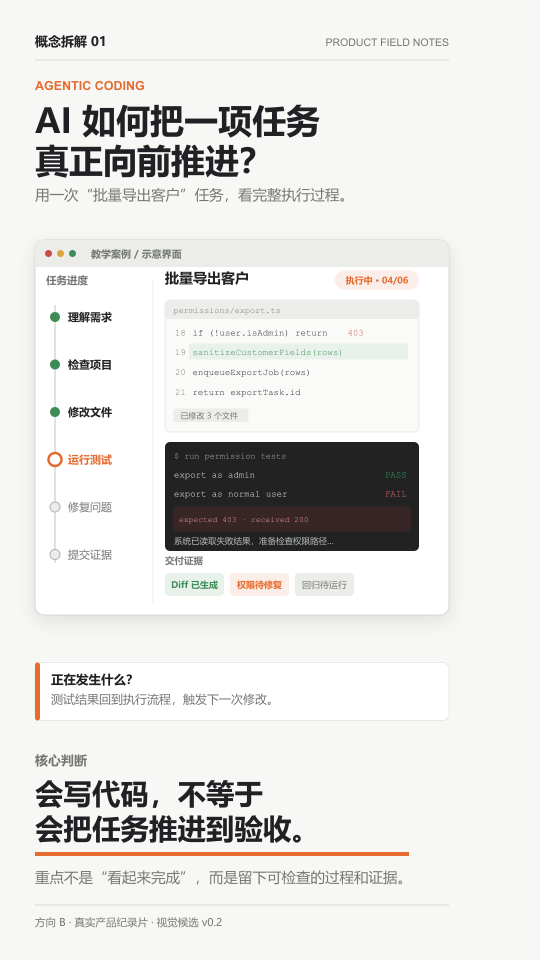
#> input picture episodes/golden-001/styleframes/product-documentary-v0.2.png, 1080 x 1920 px (shown at 1/2 size)
$ python build-visual-qa-boards.py ../../episodes/golden-001/styleframes/product-documentary-v0.2.png
#> lines starting #> are read from the running program, lines starting #| are printed output that depends on the picture; pictures that were not available may be replaced by others from this repository, and a replacement may not be noted
#> in build_reference_comparison, source is the input picture: PIL image 1080x1920 RGBA; mean R, G, B, A 227.9, 227.2, 225.3, 255
from __future__ import annotations

import sys
from pathlib import Path

from PIL import Image, ImageDraw, ImageFont, ImageOps


STUDIO_ROOT = Path(__file__).resolve().parents[1]
PROJECT_ROOT = STUDIO_ROOT.parent
OUTPUT_ROOT = PROJECT_ROOT / "outputs" / "studio" / "visual-system-sample-v3"
TRANSITION_ROOT = OUTPUT_ROOT / "transition-qa"
BACKGROUND = "#F5F7FA"
INK = "#16213A"
MUTED = "#667085"
LINE = "#DCE2EA"
BLUE = "#2F7FF7"


def font(size: int) -> ImageFont.ImageFont:
    candidates = [
        "/System/Library/Fonts/SFNS.ttf",
        "/System/Library/Fonts/Supplemental/Arial.ttf",
        "/Library/Fonts/Arial.ttf",
    ]
    for candidate in candidates:
        if Path(candidate).exists():
            return ImageFont.truetype(candidate, size=size)
    return ImageFont.load_default()


def labeled_panel(image: Image.Image, size: tuple[int, int], label: str) -> Image.Image:
#> called with size = (1200, 675), label = 'SELECTED LIGHT VISUAL TARGET'
    panel = Image.new("RGB", (size[0], size[1] + 62), "white")
#> panel: PIL image 1200x737 RGB; every value is 255
    fitted = ImageOps.contain(image.convert("RGB"), size, method=Image.Resampling.LANCZOS)
    x = (size[0] - fitted.width) // 2
#> x = 410
    y = 54 + (size[1] - fitted.height) // 2
#> y = 54
    panel.paste(fitted, (x, y))
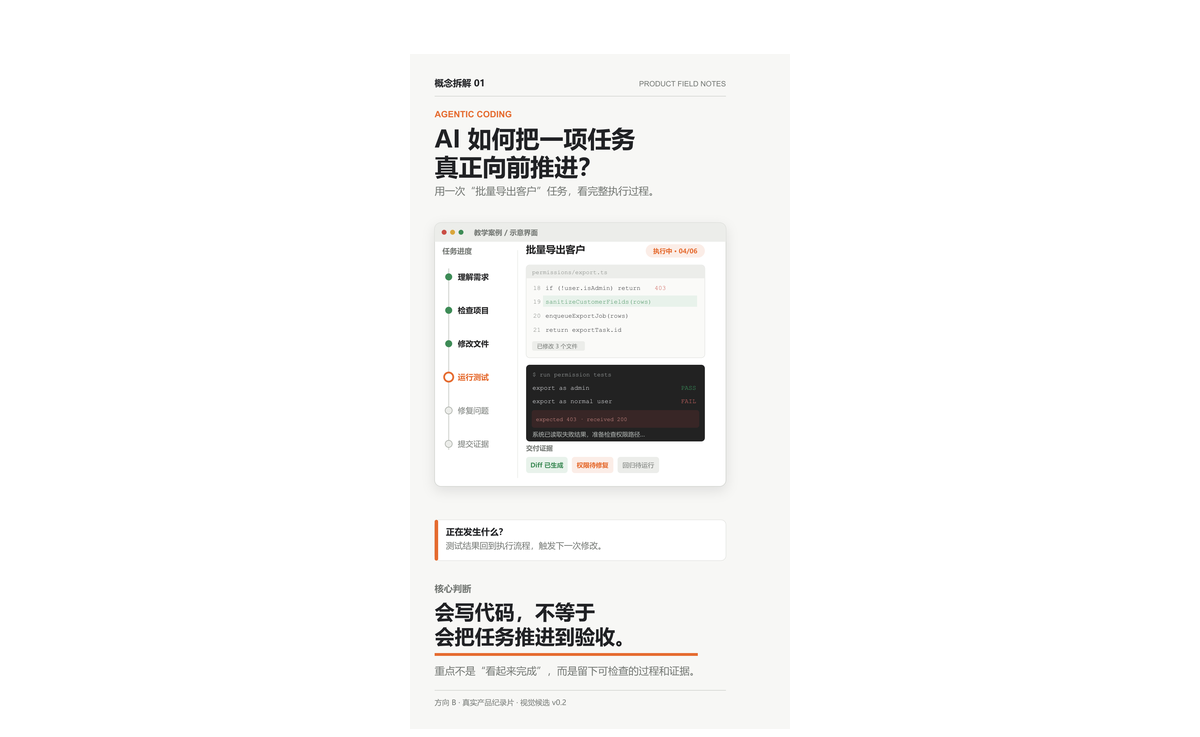
#> panel: PIL image 1200x737 RGB; mean R, G, B 247.1, 246.9, 246.4
    draw = ImageDraw.Draw(panel)
    draw.text((20, 14), label, fill=INK, font=font(24))
    draw.line((0, 53, size[0], 53), fill=LINE, width=1)
    return panel


def build_reference_comparison(source_path: Path) -> Path:
    source = Image.open(source_path)
    implementation = Image.open(OUTPUT_ROOT / "wide-concept.png")
    left = labeled_panel(source, (1200, 675), "SELECTED LIGHT VISUAL TARGET")
    right = labeled_panel(implementation, (1200, 675), "REMOTION IMPLEMENTATION · 1920 × 1080")
    canvas = Image.new("RGB", (2460, 797), BACKGROUND)
    canvas.paste(left, (20, 40))
    canvas.paste(right, (1240, 40))
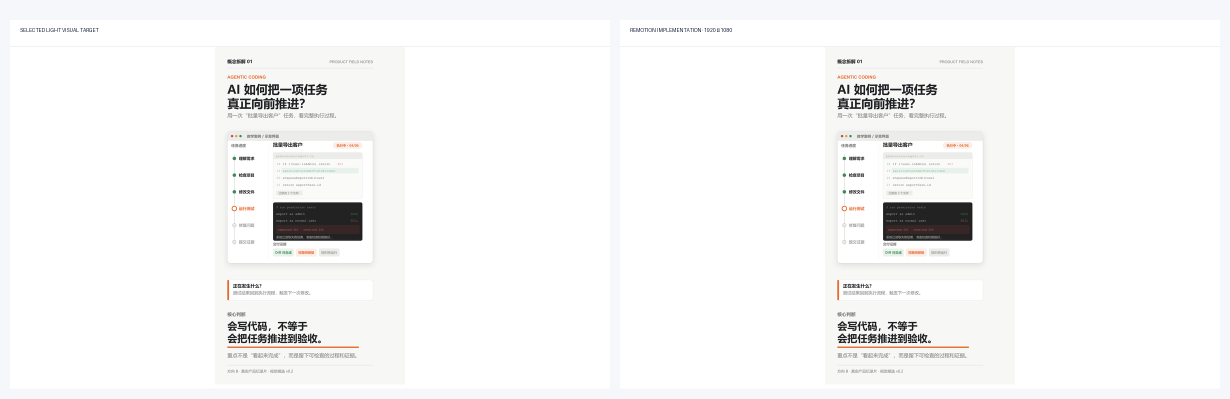
#> canvas: PIL image 2460x797 RGB (shown at 1/2 size); mean R, G, B 246.8, 246.8, 246.6
    draw = ImageDraw.Draw(canvas)
    draw.text((20, 8), "VISUAL FIDELITY COMPARISON", fill=BLUE, font=font(24))
    path = OUTPUT_ROOT / "qa-reference-vs-wide-v3.png"
    canvas.save(path, quality=95)
    return path


def build_responsive_board() -> Path:
    wide = Image.open(OUTPUT_ROOT / "wide-concept.png")
    vertical = Image.open(OUTPUT_ROOT / "vertical-concept.png")
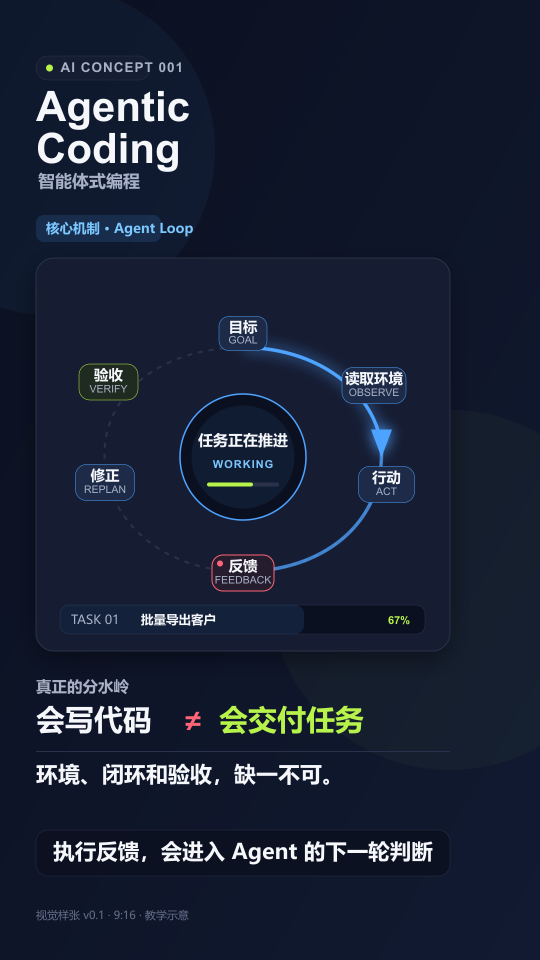
#> input picture episodes/golden-001/styleframes/agent-loop-v0.1.png, 1080 x 1920 px, given in place of vertical-concept.png, which was not available (shown at 1/2 size)
#> vertical is the input picture: PIL image 1080x1920 RGBA; mean R, G, B, A 25.6, 33.6, 52.7, 255
    wide_panel = labeled_panel(wide, (1200, 675), "WIDE · 1920 × 1080")
    vertical_panel = labeled_panel(vertical, (380, 675), "VERTICAL · 1080 × 1920")
#> call 4 of labeled_panel, with size = (380, 675), label = 'VERTICAL · 1080 × 1920'
#> in labeled_panel (call 4), `panel = Image.new("RGB", (size[0], size[1] + 62), "white")`: panel: PIL image 380x737 RGB; every value is 255
#> in labeled_panel (call 4), `panel.paste(fitted, (x, y))`:
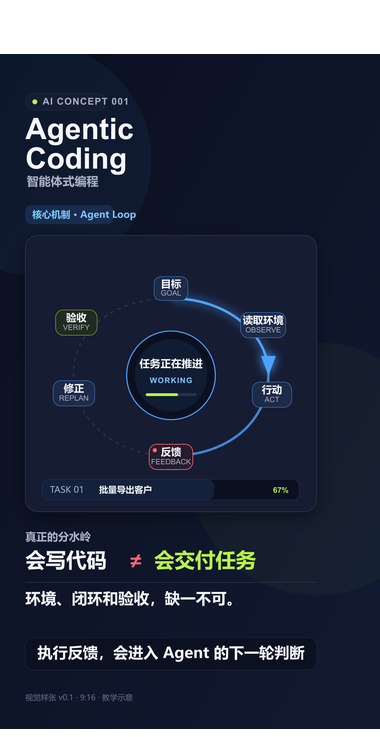
#> panel: PIL image 380x737 RGB; mean R, G, B 44.8, 52.1, 69.6
    canvas = Image.new("RGB", (1640, 797), BACKGROUND)
#> canvas: PIL image 1640x797 RGB
    canvas.paste(wide_panel, (20, 40))
    canvas.paste(vertical_panel, (1240, 40))
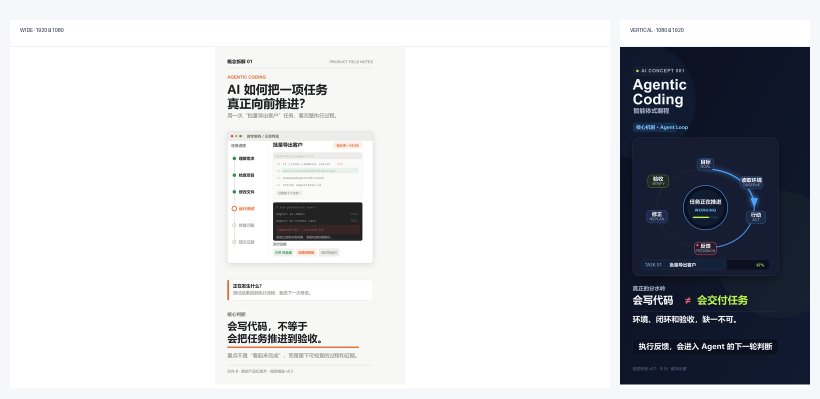
#> canvas: PIL image 1640x797 RGB (shown at 1/2 size); mean R, G, B 203.4, 205.1, 208.8
    draw = ImageDraw.Draw(canvas)
    draw.text((20, 8), "RESPONSIVE RECOMPOSITION", fill=BLUE, font=font(24))
    path = OUTPUT_ROOT / "qa-responsive-v3.png"
    canvas.save(path, quality=95)
    return path


def transition_files(label: str, handoff: int) -> list[Path]:
    return sorted(TRANSITION_ROOT.glob(f"{label}-handoff-{handoff}-frame-*.png"))


def build_filmstrip(label: str) -> Path:
#> called with label = 'wide'
    vertical = label == "vertical"
    columns = 9 if vertical else 5
    thumb = (210, 373) if vertical else (448, 252)
    label_height = 34
    gap = 14
    margin = 20
    title_height = 72
    section_gap = 54
    handoffs = [transition_files(label, 1), transition_files(label, 2)]
    rows_per_section = [(len(files) + columns - 1) // columns for files in handoffs]
    width = margin * 2 + columns * thumb[0] + (columns - 1) * gap
    height = (
        title_height
        + sum(rows * (thumb[1] + label_height + gap) for rows in rows_per_section)
        + section_gap * 2
        + margin
    )
    canvas = Image.new("RGB", (width, height), BACKGROUND)
#> canvas: PIL image 2336x200 RGB
    draw = ImageDraw.Draw(canvas)
    draw.text(
        (margin, 18),
        f"{label.upper()} · SINGLE-WINDOW TRANSITION · DENSE FRAME AUDIT",
        fill=INK,
        font=font(26),
    )
    y = title_height
    for index, files in enumerate(handoffs, start=1):
        draw.text((margin, y), f"HANDOFF {index}", fill=BLUE, font=font(22))
        y += section_gap
        for position, path in enumerate(files):
            row, column = divmod(position, columns)
            x = margin + column * (thumb[0] + gap)
            cell_y = y + row * (thumb[1] + label_height + gap)
            frame = Image.open(path).convert("RGB")
            fitted = ImageOps.fit(frame, thumb, method=Image.Resampling.LANCZOS)
            canvas.paste(fitted, (x, cell_y))
            draw.rectangle((x, cell_y, x + thumb[0] - 1, cell_y + thumb[1] - 1), outline=LINE, width=1)
            frame_number = path.stem.rsplit("-", 1)[-1]
            draw.text((x + 6, cell_y + thumb[1] + 6), f"frame {frame_number}", fill=MUTED, font=font(16))
        y += rows_per_section[index - 1] * (thumb[1] + label_height + gap)
    output = OUTPUT_ROOT / f"qa-transition-filmstrip-{label}-v3.png"
    canvas.save(output, quality=94)
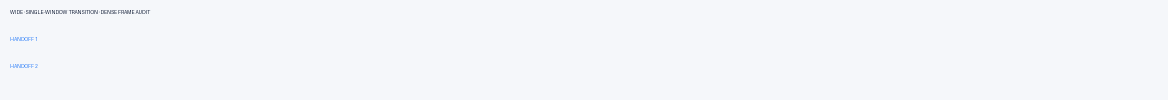
#> saved as qa-transition-filmstrip-wide-v3.png: PIL image 2336x200 RGB (shown at 1/2 size); mean R, G, B 244.6, 246.6, 249.7
    return output


def main() -> None:
    if len(sys.argv) != 2:
        raise SystemExit("usage: build-visual-qa-boards.py /absolute/path/to/source-target.png")
    source_path = Path(sys.argv[1]).resolve()
    if not source_path.exists():
        raise FileNotFoundError(source_path)
    outputs = [
        build_reference_comparison(source_path),
        build_responsive_board(),
        build_filmstrip("wide"),
        build_filmstrip("vertical"),
    ]
#> call 2 of build_filmstrip, with label = 'vertical'
#> in build_filmstrip (call 2), `canvas.save(output, quality=94)`:
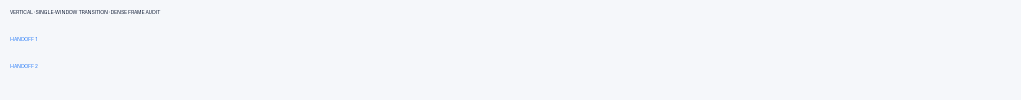
#> saved as qa-transition-filmstrip-vertical-v3.png: PIL image 2042x200 RGB (shown at 1/2 size); mean R, G, B 244.5, 246.5, 249.7
    for output in outputs:
        print(output)


if __name__ == "__main__":
    main()
